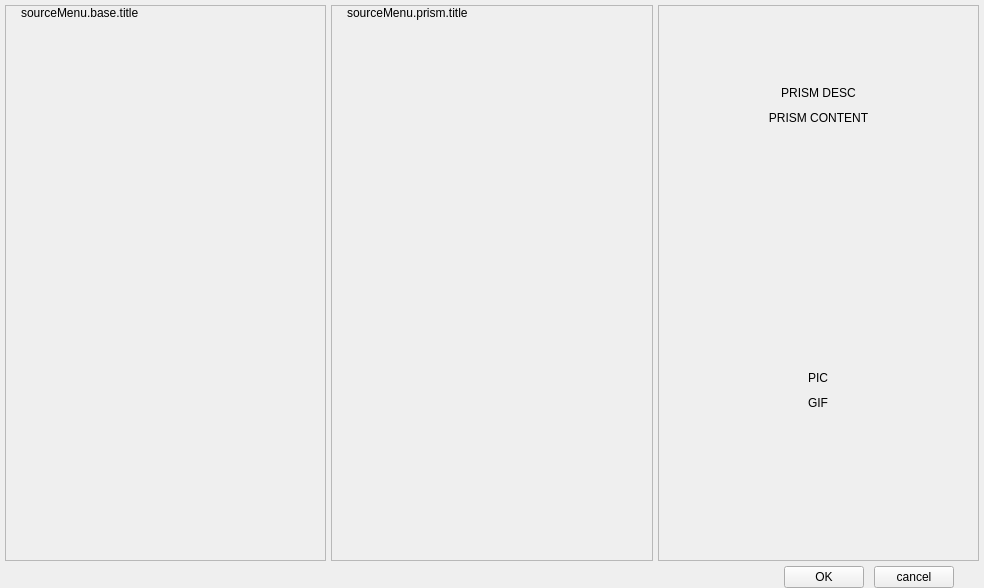
<?xml version="1.0" encoding="UTF-8"?>
<ui version="4.0">
 <class>PLSAddSourceView</class>
 <widget class="QWidget" name="PLSAddSourceView">
  <property name="geometry">
   <rect>
    <x>0</x>
    <y>0</y>
    <width>984</width>
    <height>588</height>
   </rect>
  </property>
  <property name="windowTitle">
   <string>Form</string>
  </property>
  <layout class="QVBoxLayout" name="verticalLayout">
   <property name="spacing">
    <number>0</number>
   </property>
   <property name="leftMargin">
    <number>0</number>
   </property>
   <property name="topMargin">
    <number>0</number>
   </property>
   <property name="rightMargin">
    <number>0</number>
   </property>
   <property name="bottomMargin">
    <number>0</number>
   </property>
   <item>
    <layout class="QHBoxLayout" name="horizontalLayout" stretch="1,1,1">
     <property name="spacing">
      <number>5</number>
     </property>
     <property name="leftMargin">
      <number>5</number>
     </property>
     <property name="topMargin">
      <number>5</number>
     </property>
     <property name="rightMargin">
      <number>5</number>
     </property>
     <property name="bottomMargin">
      <number>5</number>
     </property>
     <item>
      <widget class="QFrame" name="frame_baseSource">
       <property name="frameShape">
        <enum>QFrame::StyledPanel</enum>
       </property>
       <property name="frameShadow">
        <enum>QFrame::Raised</enum>
       </property>
       <layout class="QVBoxLayout" name="verticalLayout_2">
        <property name="spacing">
         <number>0</number>
        </property>
        <property name="leftMargin">
         <number>0</number>
        </property>
        <property name="topMargin">
         <number>0</number>
        </property>
        <property name="rightMargin">
         <number>0</number>
        </property>
        <property name="bottomMargin">
         <number>0</number>
        </property>
        <item>
         <layout class="QHBoxLayout" name="horizontalLayout_4">
          <property name="leftMargin">
           <number>15</number>
          </property>
          <property name="topMargin">
           <number>0</number>
          </property>
          <item>
           <widget class="QLabel" name="label_baseTitle">
            <property name="text">
             <string>sourceMenu.base.title</string>
            </property>
           </widget>
          </item>
         </layout>
        </item>
        <item>
         <widget class="QScrollArea" name="scrollArea">
          <property name="frameShape">
           <enum>QFrame::NoFrame</enum>
          </property>
          <property name="horizontalScrollBarPolicy">
           <enum>Qt::ScrollBarAlwaysOff</enum>
          </property>
          <property name="widgetResizable">
           <bool>true</bool>
          </property>
          <widget class="QWidget" name="content_baseSource">
           <property name="geometry">
            <rect>
             <x>0</x>
             <y>0</y>
             <width>319</width>
             <height>539</height>
            </rect>
           </property>
           <layout class="QVBoxLayout" name="verticalLayout_baseSource">
            <property name="spacing">
             <number>0</number>
            </property>
            <property name="leftMargin">
             <number>0</number>
            </property>
            <property name="topMargin">
             <number>0</number>
            </property>
            <property name="rightMargin">
             <number>0</number>
            </property>
            <property name="bottomMargin">
             <number>0</number>
            </property>
           </layout>
          </widget>
         </widget>
        </item>
       </layout>
      </widget>
     </item>
     <item>
      <widget class="QFrame" name="frame_prismSource">
       <property name="frameShape">
        <enum>QFrame::StyledPanel</enum>
       </property>
       <property name="frameShadow">
        <enum>QFrame::Raised</enum>
       </property>
       <layout class="QVBoxLayout" name="verticalLayout_3">
        <property name="spacing">
         <number>0</number>
        </property>
        <property name="leftMargin">
         <number>0</number>
        </property>
        <property name="topMargin">
         <number>0</number>
        </property>
        <property name="rightMargin">
         <number>0</number>
        </property>
        <property name="bottomMargin">
         <number>0</number>
        </property>
        <item>
         <layout class="QHBoxLayout" name="horizontalLayout_3">
          <property name="leftMargin">
           <number>15</number>
          </property>
          <property name="topMargin">
           <number>0</number>
          </property>
          <item>
           <widget class="QLabel" name="label_prismTitle">
            <property name="text">
             <string>sourceMenu.prism.title</string>
            </property>
           </widget>
          </item>
         </layout>
        </item>
        <item>
         <widget class="QScrollArea" name="scrollArea_2">
          <property name="frameShape">
           <enum>QFrame::NoFrame</enum>
          </property>
          <property name="horizontalScrollBarPolicy">
           <enum>Qt::ScrollBarAlwaysOff</enum>
          </property>
          <property name="widgetResizable">
           <bool>true</bool>
          </property>
          <widget class="QWidget" name="content_prismSource">
           <property name="geometry">
            <rect>
             <x>0</x>
             <y>0</y>
             <width>320</width>
             <height>539</height>
            </rect>
           </property>
           <layout class="QVBoxLayout" name="verticalLayout_prismSource">
            <property name="spacing">
             <number>0</number>
            </property>
            <property name="leftMargin">
             <number>0</number>
            </property>
            <property name="topMargin">
             <number>0</number>
            </property>
            <property name="rightMargin">
             <number>0</number>
            </property>
            <property name="bottomMargin">
             <number>0</number>
            </property>
           </layout>
          </widget>
         </widget>
        </item>
       </layout>
      </widget>
     </item>
     <item>
      <widget class="QFrame" name="frame_desc">
       <property name="minimumSize">
        <size>
         <width>0</width>
         <height>0</height>
        </size>
       </property>
       <property name="frameShape">
        <enum>QFrame::StyledPanel</enum>
       </property>
       <property name="frameShadow">
        <enum>QFrame::Raised</enum>
       </property>
       <layout class="QVBoxLayout" name="verticalLayout_4">
        <property name="spacing">
         <number>11</number>
        </property>
        <property name="leftMargin">
         <number>20</number>
        </property>
        <property name="topMargin">
         <number>80</number>
        </property>
        <property name="rightMargin">
         <number>20</number>
        </property>
        <property name="bottomMargin">
         <number>150</number>
        </property>
        <item alignment="Qt::AlignHCenter|Qt::AlignVCenter">
         <widget class="QLabel" name="label_descTitle">
          <property name="sizePolicy">
           <sizepolicy hsizetype="Preferred" vsizetype="Expanding">
            <horstretch>0</horstretch>
            <verstretch>0</verstretch>
           </sizepolicy>
          </property>
          <property name="text">
           <string>PRISM DESC</string>
          </property>
          <property name="scaledContents">
           <bool>true</bool>
          </property>
          <property name="alignment">
           <set>Qt::AlignCenter</set>
          </property>
          <property name="wordWrap">
           <bool>true</bool>
          </property>
         </widget>
        </item>
        <item alignment="Qt::AlignHCenter|Qt::AlignVCenter">
         <widget class="QLabel" name="label_descContent">
          <property name="sizePolicy">
           <sizepolicy hsizetype="Preferred" vsizetype="MinimumExpanding">
            <horstretch>0</horstretch>
            <verstretch>0</verstretch>
           </sizepolicy>
          </property>
          <property name="text">
           <string>PRISM CONTENT</string>
          </property>
          <property name="alignment">
           <set>Qt::AlignHCenter|Qt::AlignTop</set>
          </property>
          <property name="wordWrap">
           <bool>true</bool>
          </property>
         </widget>
        </item>
        <item>
         <spacer name="verticalSpacer">
          <property name="orientation">
           <enum>Qt::Vertical</enum>
          </property>
          <property name="sizeHint" stdset="0">
           <size>
            <width>20</width>
            <height>0</height>
           </size>
          </property>
         </spacer>
        </item>
        <item alignment="Qt::AlignHCenter">
         <widget class="QLabel" name="label_descPic">
          <property name="text">
           <string>PIC</string>
          </property>
          <property name="alignment">
           <set>Qt::AlignCenter</set>
          </property>
         </widget>
        </item>
        <item alignment="Qt::AlignHCenter|Qt::AlignVCenter">
         <widget class="QLabel" name="label_descGif">
          <property name="text">
           <string>GIF</string>
          </property>
          <property name="alignment">
           <set>Qt::AlignCenter</set>
          </property>
         </widget>
        </item>
       </layout>
      </widget>
     </item>
    </layout>
   </item>
   <item>
    <widget class="QFrame" name="frame_buttonBox">
     <property name="frameShape">
      <enum>QFrame::NoFrame</enum>
     </property>
     <property name="frameShadow">
      <enum>QFrame::Raised</enum>
     </property>
     <layout class="QHBoxLayout" name="horizontalLayout_2">
      <property name="spacing">
       <number>10</number>
      </property>
      <property name="leftMargin">
       <number>0</number>
      </property>
      <property name="topMargin">
       <number>0</number>
      </property>
      <property name="rightMargin">
       <number>30</number>
      </property>
      <property name="bottomMargin">
       <number>0</number>
      </property>
      <item>
       <spacer name="horizontalSpacer">
        <property name="orientation">
         <enum>Qt::Horizontal</enum>
        </property>
        <property name="sizeHint" stdset="0">
         <size>
          <width>40</width>
          <height>20</height>
         </size>
        </property>
       </spacer>
      </item>
      <item>
       <widget class="QPushButton" name="buttonOK">
        <property name="text">
         <string>OK</string>
        </property>
        <property name="useFor" stdset="0">
         <string>Ok</string>
        </property>
       </widget>
      </item>
      <item>
       <widget class="QPushButton" name="buttonCancel">
        <property name="text">
         <string>cancel</string>
        </property>
        <property name="useFor" stdset="0">
         <string>Cancel</string>
        </property>
       </widget>
      </item>
     </layout>
    </widget>
   </item>
  </layout>
 </widget>
 <resources/>
 <connections/>
</ui>
